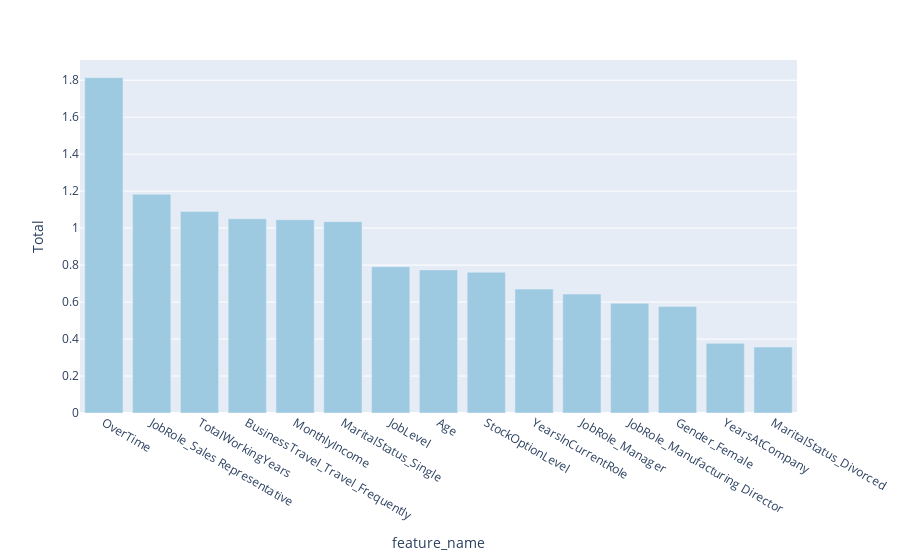

Notebook code for this chart:
### Code cell
fig = px.bar(df_features_scores_scaled.sort_values(by='Total', ascending=False).head(15),\
       x='feature_name',y='Total')
fig.update_traces(marker_color='rgb(158,202,225)')

### Figure 1 — Plotly figure (JSON) as saved in the notebook; plotly's stock layout.template omitted (floating-point values rounded to 4 significant figures)
{"data": [{"alignmentgroup": "True", "hovertemplate": "feature_name=%{x}<br>Total=%{y}<extra></extra>", "legendgroup": "", "marker": {"color": "rgb(158,202,225)"}, "name": "", "offsetgroup": "", "orientation": "v", "showlegend": false, "textposition": "auto", "type": "bar", "x": ["OverTime", "JobRole_Sales Representative", "TotalWorkingYears", "BusinessTravel_Travel_Frequently", "MonthlyIncome", "MaritalStatus_Single", "JobLevel", "Age", "StockOptionLevel", "YearsInCurrentRole", "JobRole_Manager", "JobRole_Manufacturing Director", "Gender_Female", "YearsAtCompany", "MaritalStatus_Divorced"], "xaxis": "x", "y": [1.814, 1.183, 1.09, 1.051, 1.046, 1.035, 0.791, 0.7742, 0.7617, 0.6705, 0.6432, 0.594, 0.5764, 0.3768, 0.357], "yaxis": "y"}], "layout": {"barmode": "relative", "legend": {"tracegroupgap": 0}, "margin": {"t": 60}, "xaxis": {"anchor": "y", "domain": [0, 1], "title": {"text": "feature_name"}}, "yaxis": {"anchor": "x", "domain": [0, 1], "title": {"text": "Total"}}}}
